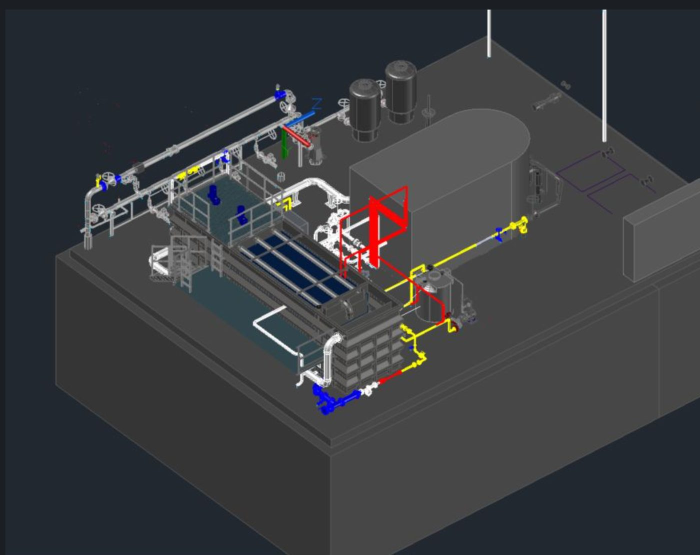
#> input picture images/Val Rita Water Processing plant/water-treatment-plant-1.jpg, 1400 x 1109 px (shown at 1/2 size); the run also reads 1 picture not shown here
$ python reassign_images.py
#> lines starting #> are read from the running program, lines starting #| are printed output that depends on the picture
"""Reassign project media after the manual re-sort of images/ into project
folders (Claw, Electra, Lift Stations, Modelling, SUBC, Val Rita Water
Processing plant).

Produces:
  images/detail/<slug>-<n>.jpg   flat gallery images (max 1400px long edge)
  images/thumbs/<slug>-<n>.jpg   168x112 cover-cropped thumbnails
  images/pano/<slug>-360.jpg     equirectangular panoramas (kept at full res)
  images/videos/<slug>-*.mp4     videos served to the gallery / presentation

Folder contents are the source of truth; stale detail/thumbs for projects
that no longer exist (product-renders, python-automation) are removed.
Videos are MOVED (not copied) to avoid duplicating 250+ MB in the repo.
"""
import os
import shutil
from PIL import Image, ImageOps

ROOT = os.path.dirname(os.path.dirname(os.path.abspath(__file__)))
IMG = os.path.join(ROOT, "images")
SRC = {
    "claw": os.path.join(IMG, "Claw"),
    "electra": os.path.join(IMG, "Electra"),
    "lift": os.path.join(IMG, "Lift Stations"),
    "modelling": os.path.join(IMG, "Modelling"),
    "subc": os.path.join(IMG, "SUBC"),
    "valrita": os.path.join(IMG, "Val Rita Water Processing plant"),
}
DETAIL = os.path.join(IMG, "detail")
THUMBS = os.path.join(IMG, "thumbs")
PANO = os.path.join(IMG, "pano")
VIDEOS = os.path.join(IMG, "videos")

PAPER = (245, 242, 234)   # matches --paper-tint in main.css
MAXD = 1400
THUMB = (168, 112)

# (source file, destination detail file). Files already <= MAXD and JPEG are
# copied byte-for-byte; anything larger or PNG is re-encoded.
DETAIL_JOBS = [
    ("valrita", "water-treatment-plant-1.jpg", "water-treatment-plant-1.jpg"),
    ("valrita", "water-treatment-plant-2.jpg", "water-treatment-plant-2.jpg"),
    ("electra", "process-infrastructure-1.jpg", "process-infrastructure-1.jpg"),
    ("electra", "ontario-refinery-banner.jpg", "process-infrastructure-2.jpg"),
    ("electra", "default-banner-2.jpg", "process-infrastructure-3.jpg"),
    ("lift", "lift-station-design-1.jpg", "lift-station-design-1.jpg"),
    ("lift", "lift-station-design-2.jpg", "lift-station-design-2.jpg"),
    ("lift", "lift-station-design-3.jpg", "lift-station-design-3.jpg"),
    ("lift", "python-automation-1.jpg", "lift-station-design-4.jpg"),  # reassigned by author
    ("modelling", "network-modeling-1.jpg", "network-modeling-1.jpg"),
    ("modelling", "network-modeling-2.jpg", "network-modeling-2.jpg"),
    ("modelling", "Screenshot 2026-09-14 111703.png", "network-modeling-3.jpg"),
    ("subc", "human-powered-submarine-1.jpg", "human-powered-submarine-1.jpg"),
    ("subc", "human-powered-submarine-2.jpg", "human-powered-submarine-2.jpg"),
    ("subc", "human-powered-submarine-3.jpg", "human-powered-submarine-3.jpg"),
    ("subc", "human-powered-submarine-4.jpg", "human-powered-submarine-4.jpg"),
    ("subc", "propeller-design-1.jpg", "propeller-design-1.jpg"),
    ("subc", "propeller-design-2.jpg", "propeller-design-2.jpg"),
    ("subc", "propeller-design-3.jpg", "propeller-design-3.jpg"),
    ("subc", "propeller-design-4.jpg", "propeller-design-4.jpg"),
    ("subc", "composites-manufacturing-1.jpg", "composites-manufacturing-1.jpg"),
    ("claw", "claw drawing.jpg", "orthographic-drawings-1.jpg"),
]

# panoramas kept at full resolution (never downscaled)
PANO_JOBS = [
    ("electra", "process-infrastructure-2.jpg", "process-infrastructure-360.jpg"),
]

# videos are MOVED into images/videos/ with web-friendly slugs
VIDEO_JOBS = [
    ("claw", "Claw demonstration video.mov", "claw-demonstration.mov"),
    ("claw", "Claw poster video.mp4", "claw-presentation.mp4"),
]

# leftovers from removed projects / reassignments
STALE_PREFIXES = ["product-renders-", "python-automation-", "orthographic-drawings-2", "orthographic-drawings-3"]


def load(path):
    im = Image.open(path)
    im = ImageOps.exif_transpose(im)
    if im.mode in ("RGBA", "LA", "P"):
        im = im.convert("RGBA")
        bg = Image.new("RGB", im.size, PAPER)
        bg.paste(im, mask=im.split()[-1])
        return bg
    return im.convert("RGB")


def save_detail(im, name):
    im = ImageOps.contain(im, (MAXD, MAXD), Image.Resampling.LANCZOS)
    out = os.path.join(DETAIL, name)
    im.save(out, "JPEG", quality=88, optimize=True, progressive=True)
    return out


def make_thumb(src_path, name):
    im = ImageOps.fit(load(src_path), THUMB, Image.Resampling.LANCZOS, centering=(0.5, 0.5))
    out = os.path.join(THUMBS, name)
    im.save(out, "JPEG", quality=80, optimize=True)
    print(f"  thumb  {name:44} {THUMB[0]}x{THUMB[1]}")


def main():
    for d in (DETAIL, THUMBS, PANO, VIDEOS):
        os.makedirs(d, exist_ok=True)

    for key, src_name, dst_name in DETAIL_JOBS:
        src = os.path.join(SRC[key], src_name)
        dst = os.path.join(DETAIL, dst_name)
        im = Image.open(src)
#> im is the input picture: PIL image 1400x1109 RGB; mean R, G, B 59.3, 61.3, 64.7
        already_ok = (
            os.path.splitext(src_name)[1].lower() in (".jpg", ".jpeg")
            and max(im.size) <= MAXD
        )
        if already_ok:
            shutil.copyfile(src, dst)
            print(f"  copy   {dst_name:44} {im.size[0]}x{im.size[1]}")
#|   copy   water-treatment-plant-1.jpg                  1400x1109
        else:
            out = save_detail(load(src), dst_name)
            print(f"  detail {dst_name:44} {Image.open(out).size[0]}x{Image.open(out).size[1]}")
        make_thumb(dst, dst_name)
#> in make_thumb, `im = ImageOps.fit(load(src_path), THUMB, Image.Resampling.LANCZOS, cen..`:
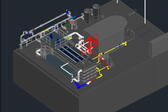
#> im: PIL image 168x112 RGB; mean R, G, B 63.5, 64.8, 67.6
#> pass 2 of the loop in main, `for key, src_name, dst_name in DETAIL_JOBS:`:
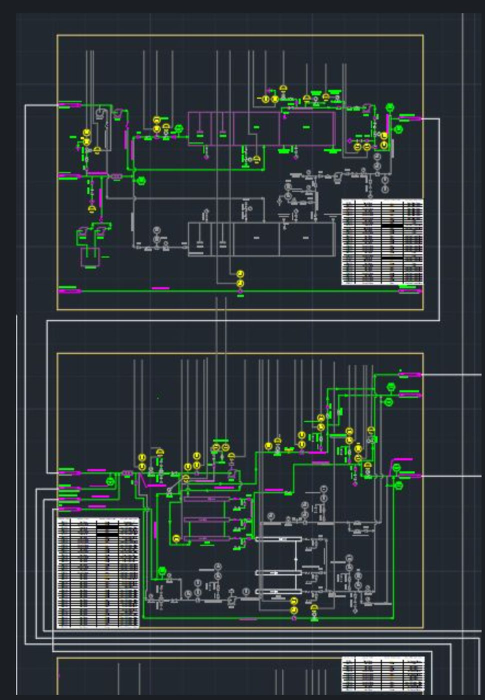
#> input picture images/Val Rita Water Processing plant/water-treatment-plant-2.jpg, 969 x 1400 px (shown at 1/2 size)
#> in main, im is the input picture: PIL image 969x1400 RGB; mean R, G, B 50.4, 58.4, 60.2
#|   copy   water-treatment-plant-2.jpg                  969x1400
#> in make_thumb (call 2), `im = ImageOps.fit(load(src_path), THUMB, Image.Resampling.LANCZOS, cen..`:
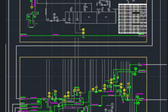
#> im: PIL image 168x112 RGB; mean R, G, B 48.9, 57.3, 58.7
#> pass 3 of the loop in main, `for key, src_name, dst_name in DETAIL_JOBS:`:
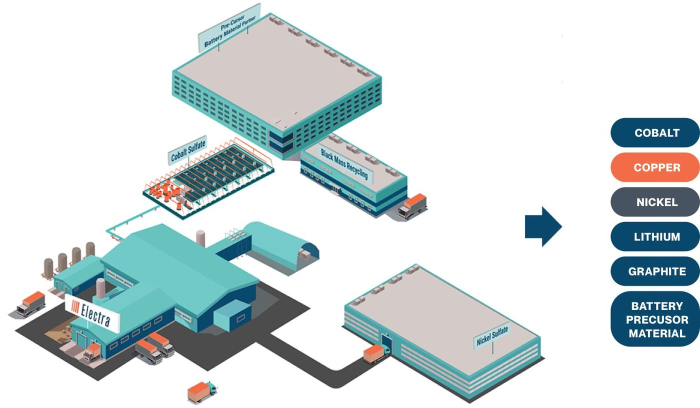
#> input picture images/Electra/process-infrastructure-1.jpg, 1400 x 815 px (shown at 1/2 size)
#> in main, im is the input picture: PIL image 1400x815 RGB; mean R, G, B 209.3, 218.8, 220.2
#|   copy   process-infrastructure-1.jpg                 1400x815
#> in make_thumb (call 3), `im = ImageOps.fit(load(src_path), THUMB, Image.Resampling.LANCZOS, cen..`:
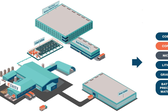
#> im: PIL image 168x112 RGB; mean R, G, B 209.1, 219.3, 220.3
#> the loop made 5 passes; the first 3 are shown

    for key, src_name, dst_name in PANO_JOBS:
        src = os.path.join(SRC[key], src_name)
        dst = os.path.join(PANO, dst_name)
        shutil.copyfile(src, dst)
        im = Image.open(dst)
        print(f"  pano   {dst_name:44} {im.size[0]}x{im.size[1]} (full res)")

    for key, src_name, dst_name in VIDEO_JOBS:
        src = os.path.join(SRC[key], src_name)
        dst = os.path.join(VIDEOS, dst_name)
        shutil.move(src, dst)
        print(f"  video  {dst_name:44} {os.path.getsize(dst)//1048576} MB (moved)")

    for folder in (DETAIL, THUMBS, "covers"):
        target = os.path.join(IMG, folder) if folder != "covers" else os.path.join(IMG, folder)
        for f in os.listdir(target):
            if any(f.startswith(p) for p in STALE_PREFIXES):
                os.remove(os.path.join(target, f))
                print(f"  rm     {folder}/{f}")

    print("done")


if __name__ == "__main__":
#> (the run stopped early here; a loop or call above may not have finished)
